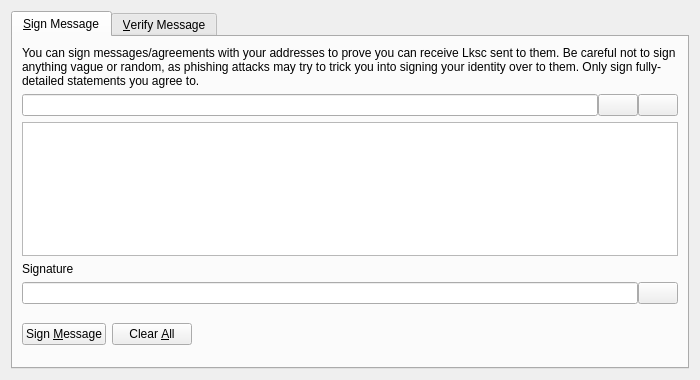
<?xml version="1.0" encoding="UTF-8"?>
<ui version="4.0">
 <class>SignVerifyMessageDialog</class>
 <widget class="QDialog" name="SignVerifyMessageDialog">
  <property name="geometry">
   <rect>
    <x>0</x>
    <y>0</y>
    <width>700</width>
    <height>380</height>
   </rect>
  </property>
  <property name="windowTitle">
   <string>Signatures - Sign / Verify a Message</string>
  </property>
  <property name="modal">
   <bool>true</bool>
  </property>
  <layout class="QVBoxLayout" name="verticalLayout">
   <item>
    <widget class="QTabWidget" name="tabWidget">
     <property name="currentIndex">
      <number>0</number>
     </property>
     <widget class="QWidget" name="tabSignMessage">
      <attribute name="title">
       <string>&amp;Sign Message</string>
      </attribute>
      <layout class="QVBoxLayout" name="verticalLayout_SM">
       <item>
        <widget class="QLabel" name="infoLabel_SM">
         <property name="text">
          <string>You can sign messages/agreements with your addresses to prove you can receive Lksc sent to them. Be careful not to sign anything vague or random, as phishing attacks may try to trick you into signing your identity over to them. Only sign fully-detailed statements you agree to.</string>
         </property>
         <property name="textFormat">
          <enum>Qt::PlainText</enum>
         </property>
         <property name="wordWrap">
          <bool>true</bool>
         </property>
        </widget>
       </item>
       <item>
        <layout class="QHBoxLayout" name="horizontalLayout_1_SM">
         <property name="spacing">
          <number>0</number>
         </property>
         <item>
          <widget class="QValidatedLineEdit" name="addressIn_SM">
           <property name="toolTip">
            <string>The Lksc address to sign the message with</string>
           </property>
          </widget>
         </item>
         <item>
          <widget class="QPushButton" name="addressBookButton_SM">
           <property name="toolTip">
            <string>Choose previously used address</string>
           </property>
           <property name="text">
            <string/>
           </property>
           <property name="shortcut">
            <string>Alt+A</string>
           </property>
           <property name="autoDefault">
            <bool>false</bool>
           </property>
          </widget>
         </item>
         <item>
          <widget class="QPushButton" name="pasteButton_SM">
           <property name="toolTip">
            <string>Paste address from clipboard</string>
           </property>
           <property name="text">
            <string/>
           </property>
           <property name="shortcut">
            <string>Alt+P</string>
           </property>
           <property name="autoDefault">
            <bool>false</bool>
           </property>
          </widget>
         </item>
        </layout>
       </item>
       <item>
        <widget class="QPlainTextEdit" name="messageIn_SM">
         <property name="toolTip">
          <string>Enter the message you want to sign here</string>
         </property>
        </widget>
       </item>
       <item>
        <widget class="QLabel" name="signatureLabel_SM">
         <property name="text">
          <string>Signature</string>
         </property>
         <property name="textFormat">
          <enum>Qt::PlainText</enum>
         </property>
        </widget>
       </item>
       <item>
        <layout class="QHBoxLayout" name="horizontalLayout_2_SM">
         <property name="spacing">
          <number>0</number>
         </property>
         <item>
          <widget class="QLineEdit" name="signatureOut_SM">
           <property name="font">
            <font>
             <italic>true</italic>
            </font>
           </property>
           <property name="readOnly">
            <bool>true</bool>
           </property>
          </widget>
         </item>
         <item>
          <widget class="QPushButton" name="copySignatureButton_SM">
           <property name="toolTip">
            <string>Copy the current signature to the system clipboard</string>
           </property>
           <property name="text">
            <string/>
           </property>
           <property name="autoDefault">
            <bool>false</bool>
           </property>
          </widget>
         </item>
        </layout>
       </item>
       <item>
        <layout class="QHBoxLayout" name="horizontalLayout_3_SM">
         <item>
          <widget class="QPushButton" name="signMessageButton_SM">
           <property name="toolTip">
            <string>Sign the message to prove you own this Lksc address</string>
           </property>
           <property name="text">
            <string>Sign &amp;Message</string>
           </property>
           <property name="autoDefault">
            <bool>false</bool>
           </property>
          </widget>
         </item>
         <item>
          <widget class="QPushButton" name="clearButton_SM">
           <property name="toolTip">
            <string>Reset all sign message fields</string>
           </property>
           <property name="text">
            <string>Clear &amp;All</string>
           </property>
           <property name="autoDefault">
            <bool>false</bool>
           </property>
          </widget>
         </item>
         <item>
          <spacer name="horizontalSpacer_1_SM">
           <property name="orientation">
            <enum>Qt::Horizontal</enum>
           </property>
           <property name="sizeHint" stdset="0">
            <size>
             <width>40</width>
             <height>48</height>
            </size>
           </property>
          </spacer>
         </item>
         <item>
          <widget class="QLabel" name="statusLabel_SM">
           <property name="font">
            <font>
             <weight>75</weight>
             <bold>true</bold>
            </font>
           </property>
           <property name="text">
            <string/>
           </property>
           <property name="wordWrap">
            <bool>true</bool>
           </property>
          </widget>
         </item>
         <item>
          <spacer name="horizontalSpacer_2_SM">
           <property name="orientation">
            <enum>Qt::Horizontal</enum>
           </property>
           <property name="sizeHint" stdset="0">
            <size>
             <width>40</width>
             <height>48</height>
            </size>
           </property>
          </spacer>
         </item>
        </layout>
       </item>
      </layout>
     </widget>
     <widget class="QWidget" name="tabVerifyMessage">
      <attribute name="title">
       <string>&amp;Verify Message</string>
      </attribute>
      <layout class="QVBoxLayout" name="verticalLayout_VM">
       <item>
        <widget class="QLabel" name="infoLabel_VM">
         <property name="text">
          <string>Enter the receiver's address, message (ensure you copy line breaks, spaces, tabs, etc. exactly) and signature below to verify the message. Be careful not to read more into the signature than what is in the signed message itself, to avoid being tricked by a man-in-the-middle attack. Note that this only proves the signing party receives with the address, it cannot prove sendership of any transaction!</string>
         </property>
         <property name="textFormat">
          <enum>Qt::PlainText</enum>
         </property>
         <property name="alignment">
          <set>Qt::AlignLeading|Qt::AlignLeft|Qt::AlignTop</set>
         </property>
         <property name="wordWrap">
          <bool>true</bool>
         </property>
        </widget>
       </item>
       <item>
        <layout class="QHBoxLayout" name="horizontalLayout_1_VM">
         <property name="spacing">
          <number>0</number>
         </property>
         <item>
          <widget class="QValidatedLineEdit" name="addressIn_VM">
           <property name="toolTip">
            <string>The Lksc address the message was signed with</string>
           </property>
          </widget>
         </item>
         <item>
          <widget class="QPushButton" name="addressBookButton_VM">
           <property name="toolTip">
            <string>Choose previously used address</string>
           </property>
           <property name="text">
            <string/>
           </property>
           <property name="shortcut">
            <string>Alt+A</string>
           </property>
           <property name="autoDefault">
            <bool>false</bool>
           </property>
          </widget>
         </item>
        </layout>
       </item>
       <item>
        <widget class="QPlainTextEdit" name="messageIn_VM"/>
       </item>
       <item>
        <widget class="QValidatedLineEdit" name="signatureIn_VM"/>
       </item>
       <item>
        <layout class="QHBoxLayout" name="horizontalLayout_2_VM">
         <item>
          <widget class="QPushButton" name="verifyMessageButton_VM">
           <property name="toolTip">
            <string>Verify the message to ensure it was signed with the specified Lksc address</string>
           </property>
           <property name="text">
            <string>Verify &amp;Message</string>
           </property>
           <property name="autoDefault">
            <bool>false</bool>
           </property>
          </widget>
         </item>
         <item>
          <widget class="QPushButton" name="clearButton_VM">
           <property name="toolTip">
            <string>Reset all verify message fields</string>
           </property>
           <property name="text">
            <string>Clear &amp;All</string>
           </property>
           <property name="autoDefault">
            <bool>false</bool>
           </property>
          </widget>
         </item>
         <item>
          <spacer name="horizontalSpacer_1_VM">
           <property name="orientation">
            <enum>Qt::Horizontal</enum>
           </property>
           <property name="sizeHint" stdset="0">
            <size>
             <width>40</width>
             <height>48</height>
            </size>
           </property>
          </spacer>
         </item>
         <item>
          <widget class="QLabel" name="statusLabel_VM">
           <property name="font">
            <font>
             <weight>75</weight>
             <bold>true</bold>
            </font>
           </property>
           <property name="text">
            <string/>
           </property>
           <property name="wordWrap">
            <bool>true</bool>
           </property>
          </widget>
         </item>
         <item>
          <spacer name="horizontalSpacer_2_VM">
           <property name="orientation">
            <enum>Qt::Horizontal</enum>
           </property>
           <property name="sizeHint" stdset="0">
            <size>
             <width>40</width>
             <height>48</height>
            </size>
           </property>
          </spacer>
         </item>
        </layout>
       </item>
      </layout>
     </widget>
    </widget>
   </item>
  </layout>
 </widget>
 <customwidgets>
  <customwidget>
   <class>QValidatedLineEdit</class>
   <extends>QLineEdit</extends>
   <header>qvalidatedlineedit.h</header>
  </customwidget>
 </customwidgets>
 <resources>
  <include location="../lks.qrc"/>
 </resources>
 <connections/>
</ui>
